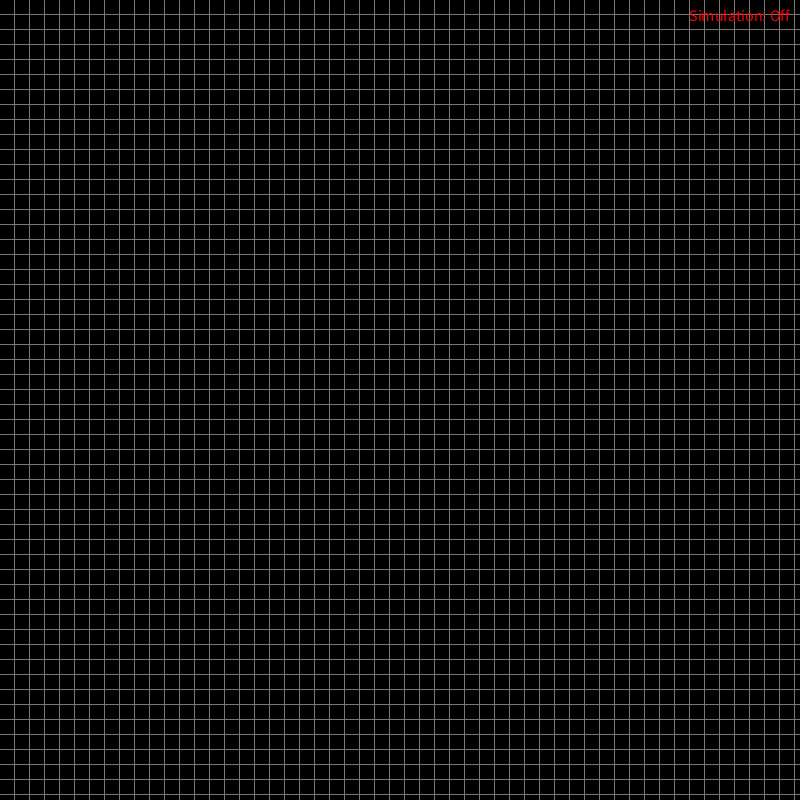
Frame 1 (no input)
Frame 60 (the mouse pressed at the canvas centre just before this capture): identical to frame 1, image omitted
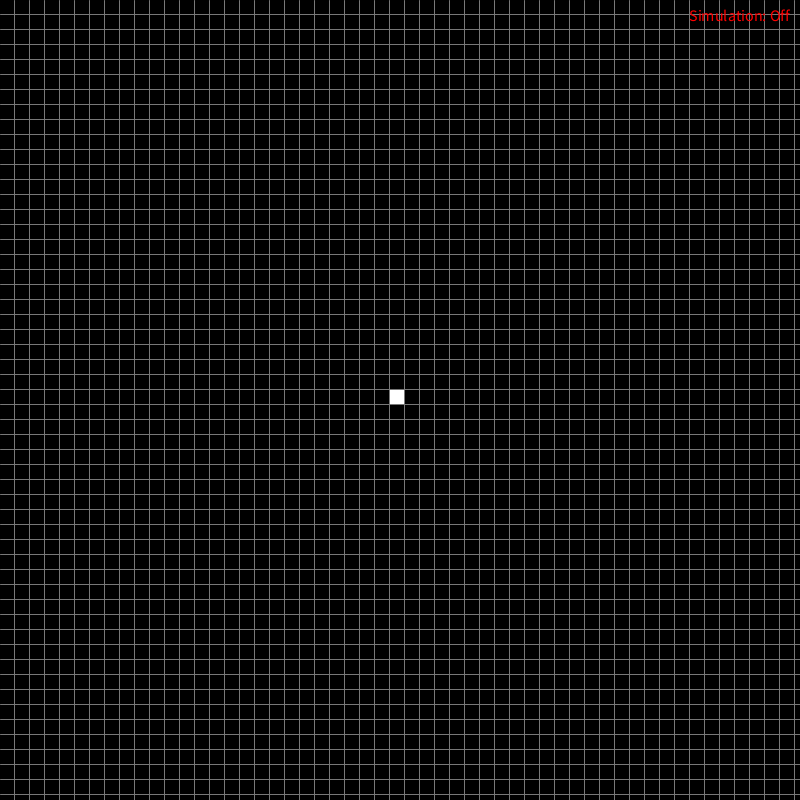
Frame 120 (the mouse held since frame 60 and released just before this capture)

The Processing sketch that drew these frames (run headless with seeded random() and noise(); from frame 60 on, the mouse is pressed at the canvas centre):

// Processing sketch: Harrah_Ethan_HandsOnGameOfLife
// ── Harrah_Ethan_HandsOnGameOfLife.pde
import java.util.ArrayList;

int xSize = 800;
int ySize = 800;
int cellSize = 15;
int framerateValue = 10;  // using a separate variable to avoid confusion with Processing's frameRate()

Grid grid;

void settings() {
  size(xSize, ySize); 
}

void setup() {
  frameRate(framerateValue); // sets Processing's frame rate
  grid = new Grid(xSize, ySize, cellSize, framerateValue);
}

void draw() {
  background(0);
  grid.renderCells();
  grid.renderGridLines();
  
  // Automatic simulation update based on framerate if running
  if (grid.isSimRunning && frameCount % grid.framerate == 0) {
    grid.calculateNextStep();
  }
  
  // Display simulation status text on the top-right corner:
  textAlign(RIGHT, TOP);
  textSize(16);
  if (grid.isSimRunning) {
    fill(0, 255, 0); // green
    text("Simulation: On", width - 10, 10);
  } else {
    fill(255, 0, 0); // red
    text("Simulation: Off", width - 10, 10);
  }
}

void mousePressed() {
  grid.changeCell();
}

void keyPressed() {
  if (key == 'a') { 
    // Manual step update
    grid.calculateNextStep();
    println("Manual update: next step calculated.");
  } else if (key == ' ') {
    // Toggle simulation running state on space bar press
    grid.isSimRunning = !grid.isSimRunning;
    println("Simulation running: " + grid.isSimRunning);
  }
}

// ── Cell.pde
class Cell {
  int x;
  int y;
  boolean isAlive;
  
  Cell(int x, int y, boolean isAlive) {
    this.x = x;
    this.y = y;
    this.isAlive = isAlive; 
}
  
  void setLife(boolean isAlive) {
    this.isAlive = isAlive; 
  }
  
  void toggle() {
    if (this.isAlive == true) {
      setLife(false); 
    } else {
      setLife(true);
    } 
  }
  
  boolean determineLife(Cell[] neighbors) {
     int liveNeighbors = 0;
     for (Cell neighbor : neighbors) {
       if (neighbor.isAlive == true) {
         liveNeighbors += 1; 
       }
     }
     
     if (this.isAlive == true) {
       if (2 == liveNeighbors || liveNeighbors == 3) {
         return true; 
       } else {
         return false; 
       }    
     } else {
       if (3 == liveNeighbors) {
         return true;
       } else {
         return false; 
       }
     }

  }
}

// ── Grid.pde
class Grid {
  int winWidth;
  int winHeight;
  int cellSize;
  boolean isSimRunning;
  int framerate;
  
  int cellCountX;
  int cellCountY;
  Cell[][] cells;
  
  Grid(int winWidth, int winHeight, int cellSize, int framerate) {
    cellCountX = ceil(winWidth / cellSize);
    cellCountY = ceil(winHeight / cellSize);
    
    this.winWidth = winWidth;
    this.winHeight = winHeight;
    this.cellSize = cellSize;
    this.framerate = framerate;
    
    // Start with simulation paused.
    isSimRunning = false;
    
    cells = new Cell[cellCountY][cellCountX];
    for (int i = 0; i < cellCountY; i++) {
      for (int j = 0; j < cellCountX; j++) {
        cells[i][j] = new Cell(j, i, false); 
      }
    }
  }
  void renderGridLines() {
     for (int i = -1; i < this.winWidth; i += this.cellSize) {
       stroke(120);
       line(i, 0, i, this.winHeight);
     }
     for (int i = -1; i < this.winHeight; i += this.cellSize) {
       stroke(120);
       line(0, i, this.winWidth, i);
     }
  }
  
  void renderCells() {
    for (Cell[] row : cells) {
      for (Cell cell : row) { 
        int cellColor;
        if (cell.isAlive == true) {
          cellColor = color(255);
        } else {
          cellColor = color(0);
        }
        noStroke();
        fill(cellColor);
        rect(cell.x * this.cellSize, cell.y * this.cellSize, this.cellSize * (cell.x + 1), this.cellSize * (cell.y + 1));
      }
    }
  }
  
  void changeCell() {
    int currCellX = floor(mouseX / this.cellSize); 
    int currCellY = floor(mouseY / this.cellSize);
    cells[currCellY][currCellX].toggle();
  }
  
  void calculateNextStep() {
    Cell[][] cellBuffer = new Cell[this.cellCountY][this.cellCountX];
    
    for (int y = 0; y < cells.length; y++) {
       Cell[] row = cells[y];
       for (int x = 0; x < row.length; x++) {
          Cell cell = row[x];
          boolean isCellAlive;
          if (y == 0 || y >= cellCountY - 1 || x == 0 || x >= cellCountX - 1) {
            isCellAlive = false; 
          } else {
            Cell[] neighbors = new Cell[8];
            int idx = 0;
            for (int dy = -1; dy <= 1; dy++) {
              for (int dx = -1; dx <= 1; dx++) {
                // Skip the cell itself:
                if (dx == 0 && dy == 0) {
                  continue;
                }
                // Pull in each neighbor:
                neighbors[idx] = cells[y + dy][x + dx];
                idx++;
              }
            }
            isCellAlive = cell.determineLife(neighbors);
          }
          cellBuffer[y][x] = new Cell(x,y,isCellAlive);
       }
    }
    this.cells = cellBuffer;
  }
}
